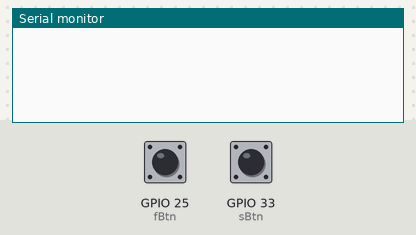
This sketch was run on a simulated ESP32. Shown: the last lines printed to the serial monitor. Inputs (shaded band) come from the test bench; at power-on: GPIO 25 (fBtn) LOW, GPIO 33 (sBtn) LOW.

Above: at 1.2 s.
1.3 s: GPIO 25 (fBtn) pulled HIGH for 0.15 s
At 2.4 s:
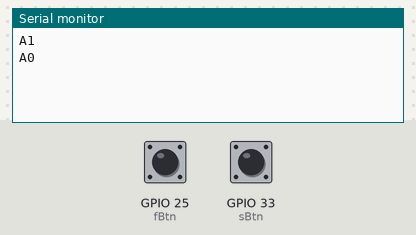
2.9 s: GPIO 33 (sBtn) pulled HIGH for 0.15 s
At 3.7 s:
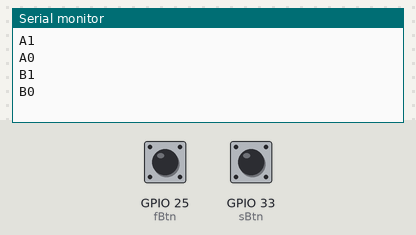

The sketch:

esp.ino
```cpp
const int fBtn = 25;
const int sBtn = 33;
bool lastfBtnState = LOW;
bool lastsBtnState = LOW;

void setup() {
  Serial.begin(115200);
  pinMode(fBtn, INPUT_PULLDOWN);
  pinMode(sBtn, INPUT_PULLDOWN);
}

void loop() {
  const bool currentfBtnState = debouncedState(fBtn, lastfBtnState, 10);
  const bool currentsBtnState = debouncedState(sBtn, lastsBtnState, 10);

  if (currentfBtnState == HIGH && lastfBtnState == LOW) {
    Serial.println("A1");
  } else if (currentfBtnState == LOW && lastfBtnState == HIGH) {
    Serial.println("A0");
  }

  if (currentsBtnState == HIGH && lastsBtnState == LOW) {
    Serial.println("B1");
  } else if (currentsBtnState == LOW && lastsBtnState == HIGH) {
    Serial.println("B0");
  }

  lastfBtnState = currentfBtnState;
  lastsBtnState = currentsBtnState;
}

bool debouncedState(int pin, bool previousState, int time) {
  bool currentState = digitalRead(pin);
  if (currentState != previousState) {
    delay(time);
    currentState = digitalRead(pin);
  }
  return currentState;
}
```

Measured:
- after the input at 1.3 s, the serial monitor: prints a new line at once (image 1)
- after the input at 2.9 s, the serial monitor: prints a new line at once (image 2)
